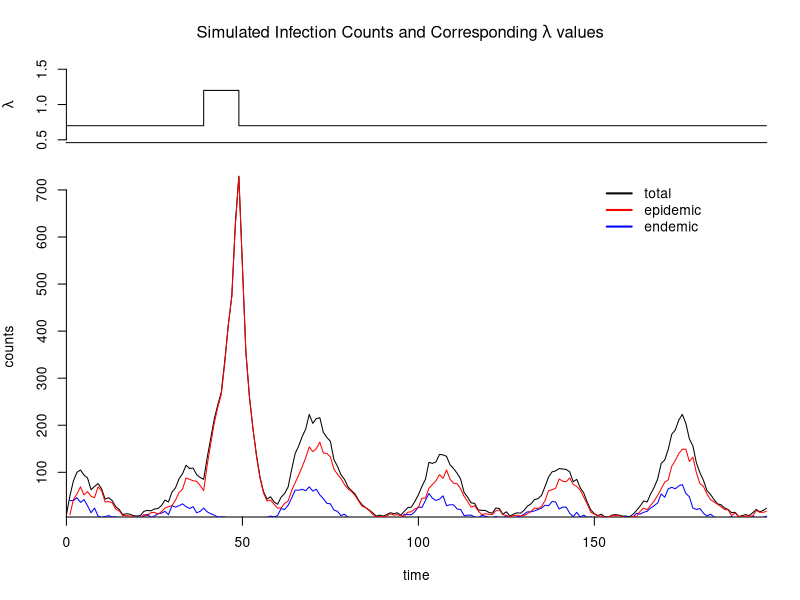

The R script that drew this image:
## ---- chunk 1
n = 200 #total epochs/time steps
ende_lambda = rep(0.5, n) #vector of endemic lambda values (\nu)
epi_lambda = rep(0.5, n)  #vector of epidemic lambda values
init = 10   #Z_0 value is the initial number of people infected


#ende_lambda = rep(0.5, n) #vector of endemic lambda values (\nu)

#---simulate endemic component based on paper's values----#
rho = 2*pi/52
gamma_0 = log(10)
gamma_1 = 0.5
gamma_2 = 1.5


nu_t = gamma_0 + gamma_1*sin(rho*(1:n)*(1+1)/2) + gamma_2*cos(rho*(1:n)*(2+1)/2)

ende_lambda = exp(nu_t)



#----ability to do random change point-----#
exp_rate = 2 #prior for the lambda value in the poisson process
k = sample(1:n, 1)
chg_pt_idx = sort(sample(1:n, k))

epi_lambda[1:(chg_pt_idx[1]-1)] = rexp(1, exp_rate)

for (i in 1:(length(chg_pt_idx)-1)) {
    epi_lambda[chg_pt_idx[i]:chg_pt_idx[i+1]] = rexp(1, exp_rate)
}

#-----setting epidemic lambda values 
epi_lambda = rep(c(0.7, 1.2, 0.7), c(39,10,150))



counts = rep(0, n) #initialize count vector
counts[1] = init #initial value

ende = rep(0, n)
epi = rep(0, n)

for (i in 1:n) {
  ende[i] = rpois(1, ende_lambda[i])
  epi[i] = rpois(1, epi_lambda[i]*counts[i])
  
  counts[i+1] = ende[i] + epi[i]
}
counts = counts[-length(counts)]


# counts = load(file = "counts.RData")
# epi = load("epi.RData")
# ende = load("ende.RData")

layout(matrix(c(1,1,2,2),2,2, byrow = TRUE), heights = c(1,6))
par(mar = c(0,4,0,2), oma = c(0,0,4,0))
plot(0:(n-1), rep(c(0.7, 1.2, 0.7), c(39,10,151)), type = "s", xlab = "", ylab = "", xaxs = "i", axes = FALSE, ylim = c(0.5,1.5))
title(ylab = expression(lambda))
axis(side = 2, at = c(0.5,1,1.5))
axis(side = 1,at = c(0,200), labels = FALSE, tcl = 0)


par(mar = c(5,4,2,2))
plot(x = 0:(n-1), y = counts, type = "l", xaxs = "i",yaxs = "i", axes = FALSE, ann = FALSE)
axis(side = 1, at = seq(0,200,by = 50))
axis(side = 2, at = seq(0,700, by = 100))
title(xlab = "time")
title(ylab = "counts")
lines(ende, type = "l", col = "blue")
lines(epi, type = "l", col = "red")

legend(150, max(epi, na.rm = TRUE),
legend = c("total",
"epidemic", "endemic"),
lty = c("solid", "solid", "solid"),
col = c("black", "red", "blue"),
lwd = c(2,2,2),
bty = "n")

title(main = expression(paste("Simulated Infection Counts and Corresponding ", lambda, " values")), outer = TRUE)
## ---- chunk 2

